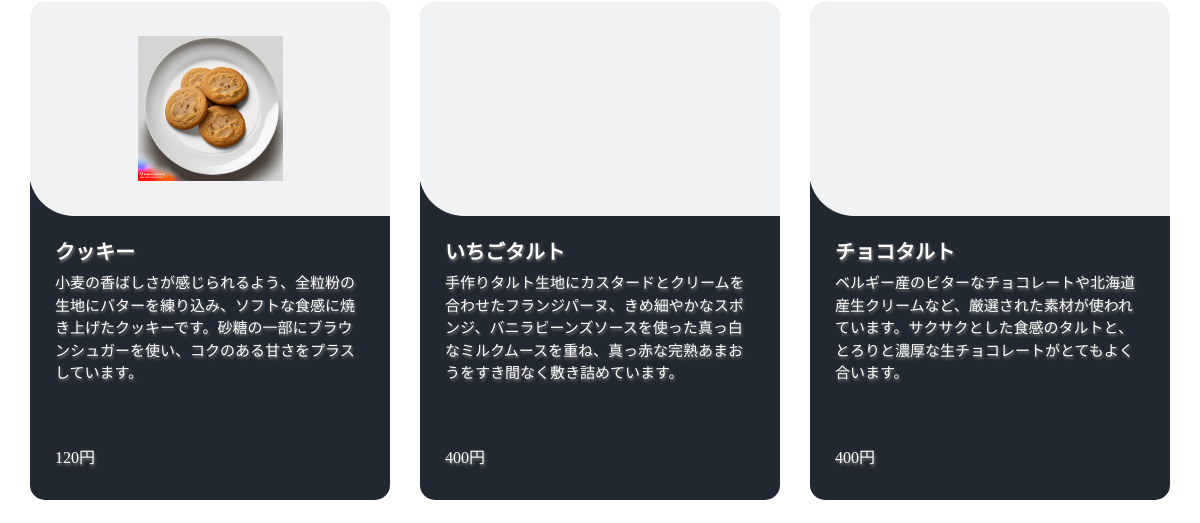
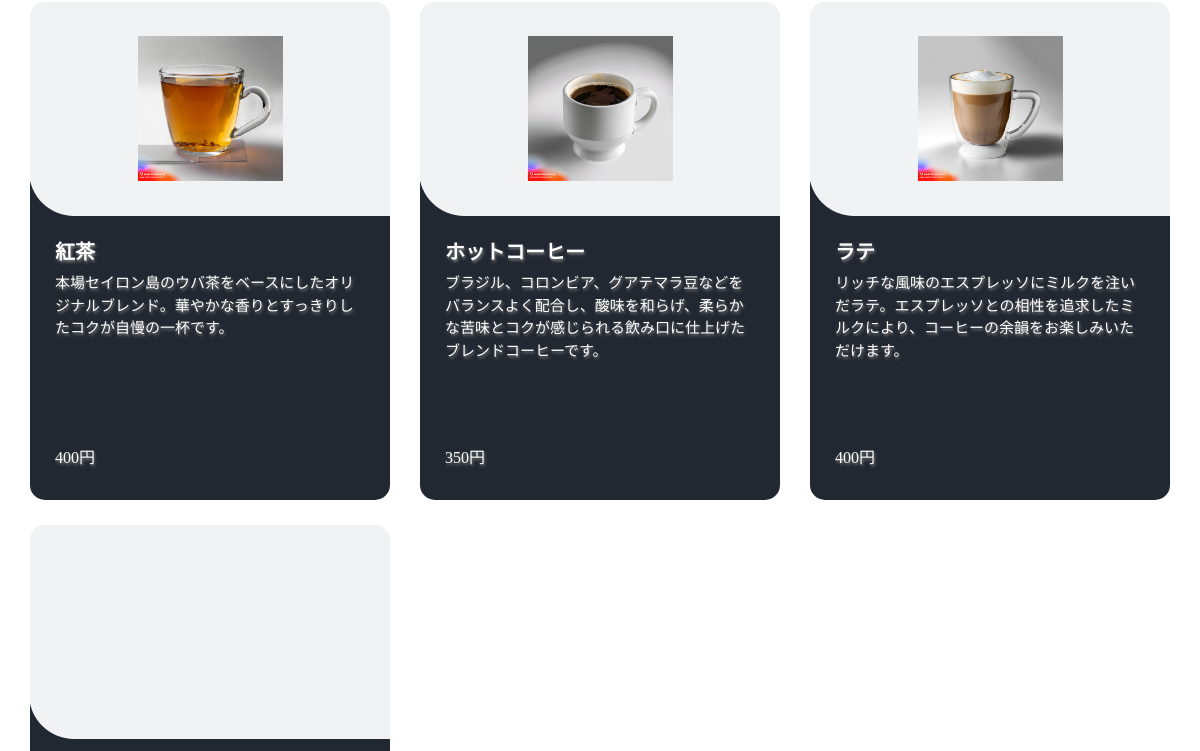
Before: / (middle part) with the older database file (2 pictures, top to bottom).
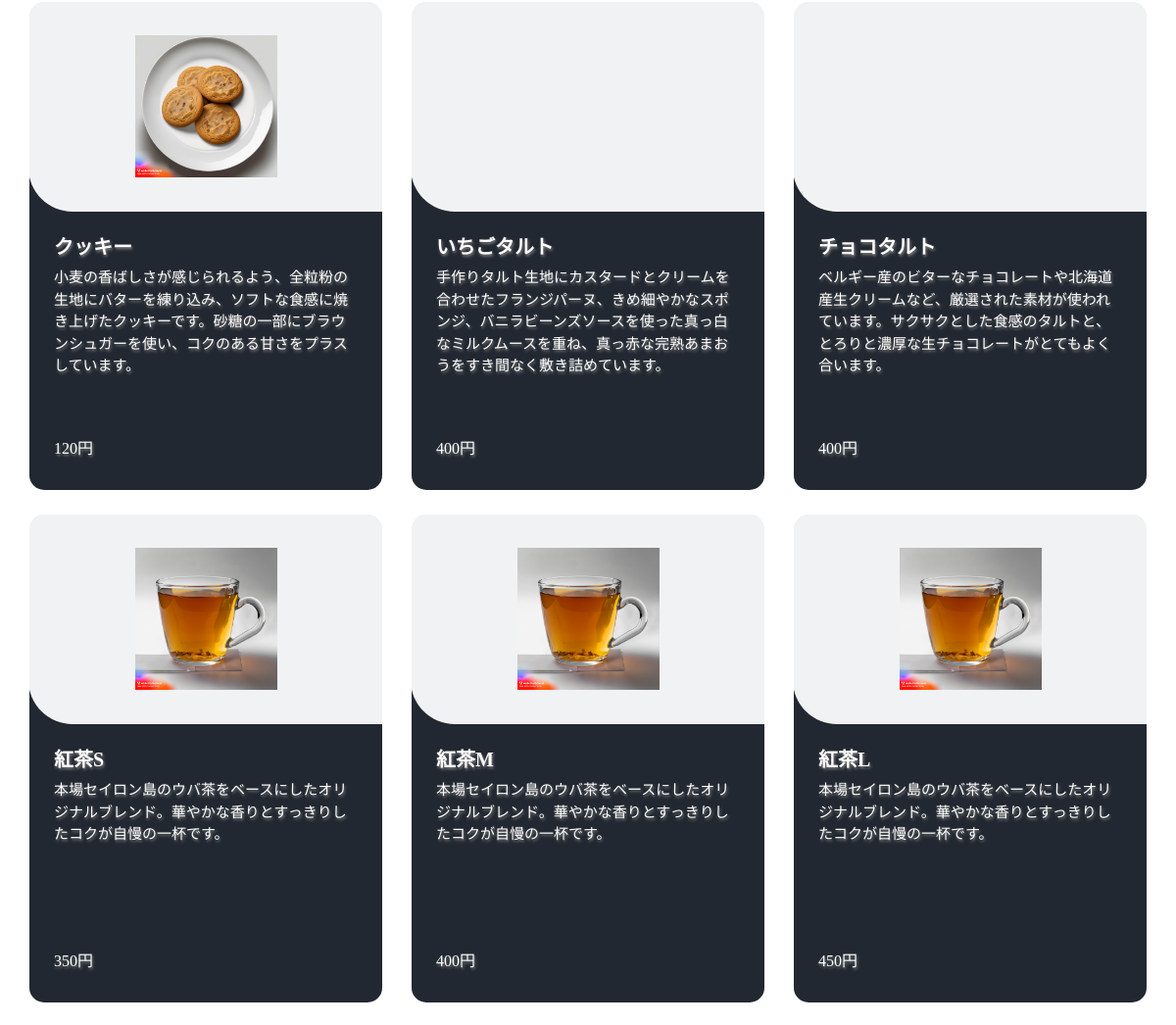
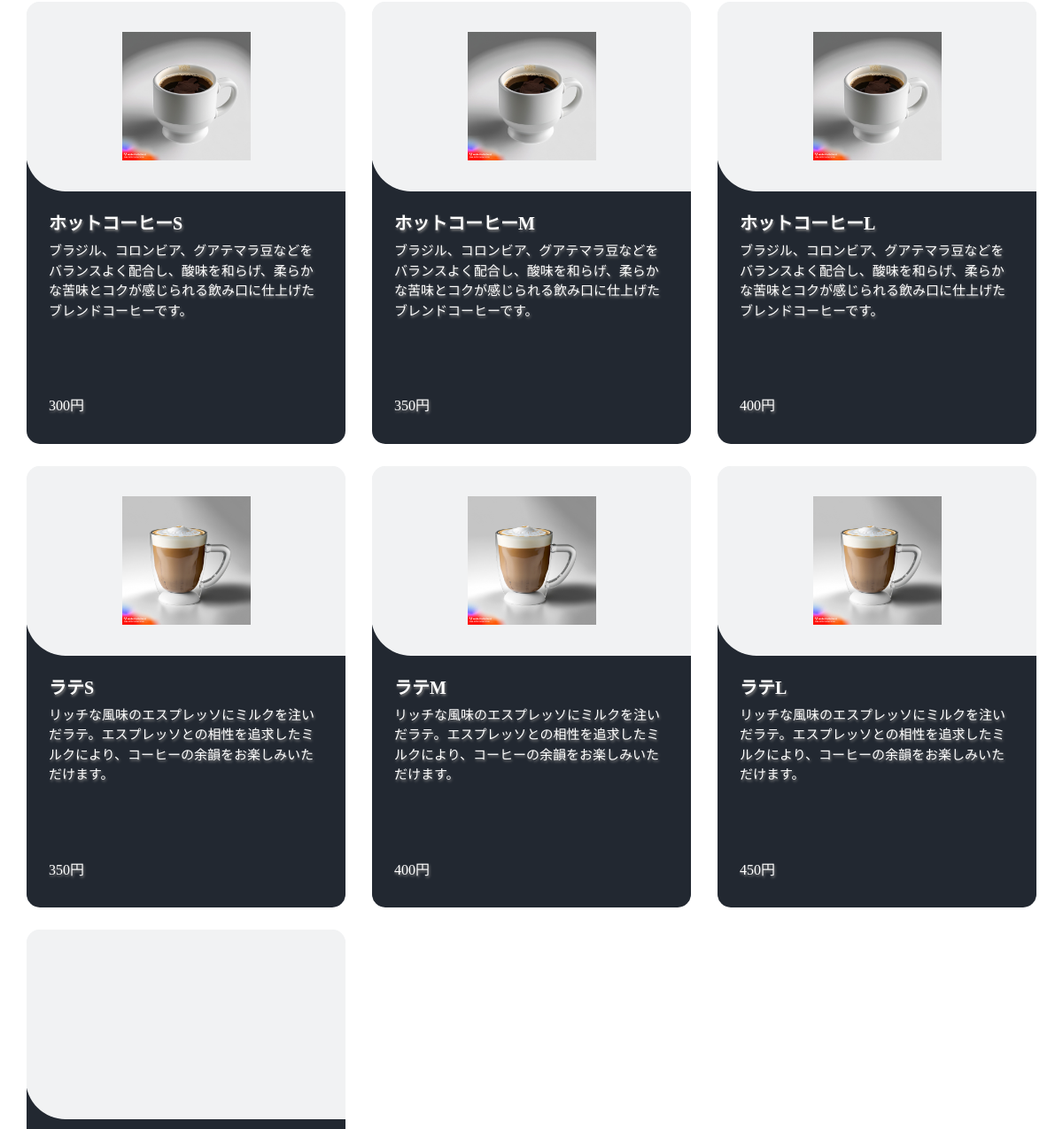
After: the same page with the newer database file (2 pictures, top to bottom).
### tables this page shows
create table product (
    product_id int auto_increment primary key,  
    product_name varchar(100) not null,         
    product_price int not null,                 
    product_genre varchar(50) not null,         
    image_path varchar(200) not null,           
    product_description varchar(500) not null,  
    is_featured bit not null                    
);

### index.php (the view, shortened to what this page needs)
<?php require 'header.php'; ?>
  <section class="food_section layout_padding">
    <div class="container">
      <div class="filters-content">
        <div class="row grid">
          <?php
            foreach($pdo->query('select * from product') as $row){
              if($row['is_featured']){
                echo '<div class="col-sm-6 col-lg-4 all ', $row['product_genre'], '">';
                echo '<div class="box">';
                echo '<div>';
                echo '<div class="img-box">';
                echo '<img src="product_images/', $row['product_genre'], '/', $row['image_path'], '" alt="">';
                echo '</div>';
                echo '<div class="detail-box">';
                echo '<h5>';
                echo $row['product_name'];
                echo '</h5>';
                echo '<p>';
                echo $row['product_description'];
                echo '</p>';
                echo '<div class="options">';
                echo '<h6>';
                echo $row['product_price'],'円';
                echo '</h6>';
                echo '</div>';
                echo '</div>';
                echo '</div>';
                echo '</div>';
                echo '</div>';
              }
            }
          ?>
          <div class="col-sm-6 col-lg-4 all food">
            <div class="box">
              <div>
                <div class="img-box">
                </div>
                <div class="detail-box">
                </div>
              </div>
            </div>
          </div>
      </div>
    </div>
  </section>
<?php require 'footer.php'; ?>

### header.php (shortened to what this page needs)
<!DOCTYPE html>
<html lang="ja">
<head>
  <link href="css\login.css" rel="stylesheet" type="text/css" media="all">
  <link href="https://cdn.jsdelivr.net/npm/bootstrap@5.0.2/dist/css/bootstrap.min.css" rel="stylesheet">
  <link rel="stylesheet" type="text/css" href="css/bootstrap.css" />
  <link rel="stylesheet" type="text/css" href="https://cdnjs.cloudflare.com/ajax/libs/OwlCarousel2/2.3.4/assets/owl.carousel.min.css" />
  <link rel="stylesheet" href="https://cdnjs.cloudflare.com/ajax/libs/jquery-nice-select/1.1.0/css/nice-select.min.css" />
  <link href="css/font-awesome.min.css" rel="stylesheet" />
  <link href="css/responsive.css" rel="stylesheet" />
  <link href="css/style2.css" rel="stylesheet" />
</head>
<body>

### footer.php (shortened to what this page needs)
</body>
</html>

### css/responsive.css (style rules this page uses)
@media (min-width: 1200px) { .container { max-width: 1170px; } }

### css/style2.css (style rules this page uses)
body { font-family: "Open Sans", sans-serif; color: #0c0c0c; background-color: #ffffff; overflow-x: hidden; }
.layout_padding { padding: 90px 0; }
.food_section .box { position: relative; margin-top: 25px; background-color: #ffffff; border-radius: 10px; color: #ffffff; border-radius: 15px; overflow: hidden; background: linear-gradient(to bottom, #f1f2f3 25px, #222831 25px); }
.food_section .box .img-box { background: #f1f2f3; display: -webkit-box; display: -ms-flexbox; display: flex; -webkit-box-pack: center; -ms-flex-pack: center; justify-content: center; -webkit-box-align: center; -ms-flex-align: center; align-items: center; height: 215px; border-radius: 0 0 0 45px; margin: -1px; padding: 25px; }
.food_section .box .img-box img { max-width: 100%; max-height: 145px; -webkit-transition: all .2s; transition: all .2s; }
.food_section .box .detail-box { padding: 25px; }
.food_section .box .detail-box h5 { font-weight: 600; }
.food_section .box .detail-box p { font-size: 15px; }
.food_section .box .detail-box h6 { margin-top: 10px; }
.food_section .box .options { display: -webkit-box; display: -ms-flexbox; display: flex; -webkit-box-pack: justify; -ms-flex-pack: justify; justify-content: space-between; }
body { font-family: uzuraFont; }
.detail-box { text-shadow: 1px 2px 3px #808080; }
.detail-box>p { height: 150px; }

Changed rows visible on the page:
no longer on this page (row edited): product: product_genre+image_path (picture), product_name "紅茶", product_description "本場セイロン島のウバ茶をベースにしたオリジナルブレンド。華やかな香りとすっきりしたコクが自慢の一杯です。", product_price "400"
no longer on this page (row edited): product: product_genre+image_path (picture), product_name "ホットコーヒー", product_description "ブラジル、コロンビア、グアテマラ豆などをバランスよく配合し、酸味を和らげ、柔らかな苦味とコクが感じられる飲み口に仕上げたブレンドコーヒーです。", product_price "350"
no longer on this page (row edited): product: product_genre+image_path (picture), product_name "ラテ", product_description "リッチな風味のエスプレッソにミルクを注いだラテ。エスプレッソとの相性を追求したミルクにより、コーヒーの余韻をお楽しみいただけます。", product_price "400"
now on this page (row edited): product: product_genre+image_path (picture), product_name "紅茶S", product_description "本場セイロン島のウバ茶をベースにしたオリジナルブレンド。華やかな香りとすっきりしたコクが自慢の一杯です。", product_price "350"
added product: product_genre+image_path (picture), product_name "紅茶M", product_description "本場セイロン島のウバ茶をベースにしたオリジナルブレンド。華やかな香りとすっきりしたコクが自慢の一杯です。", product_price "400"
added product: product_genre+image_path (picture), product_name "紅茶L", product_description "本場セイロン島のウバ茶をベースにしたオリジナルブレンド。華やかな香りとすっきりしたコクが自慢の一杯です。", product_price "450"
added product: product_genre+image_path (picture), product_name "ホットコーヒーS", product_description "ブラジル、コロンビア、グアテマラ豆などをバランスよく配合し、酸味を和らげ、柔らかな苦味とコクが感じられる飲み口に仕上げたブレンドコーヒーです。", product_price "300"
added product: product_genre+image_path (picture), product_name "ホットコーヒーM", product_description "ブラジル、コロンビア、グアテマラ豆などをバランスよく配合し、酸味を和らげ、柔らかな苦味とコクが感じられる飲み口に仕上げたブレンドコーヒーです。", product_price "350"
added product: product_genre+image_path (picture), product_name "ホットコーヒーL", product_description "ブラジル、コロンビア、グアテマラ豆などをバランスよく配合し、酸味を和らげ、柔らかな苦味とコクが感じられる飲み口に仕上げたブレンドコーヒーです。", product_price "400"
added product: product_genre+image_path (picture), product_name "ラテS", product_description "リッチな風味のエスプレッソにミルクを注いだラテ。エスプレッソとの相性を追求したミルクにより、コーヒーの余韻をお楽しみいただけます。", product_price "350"
added product: product_genre+image_path (picture), product_name "ラテM", product_description "リッチな風味のエスプレッソにミルクを注いだラテ。エスプレッソとの相性を追求したミルクにより、コーヒーの余韻をお楽しみいただけます。", product_price "400"
added product: product_genre+image_path (picture), product_name "ラテL", product_description "リッチな風味のエスプレッソにミルクを注いだラテ。エスプレッソとの相性を追求したミルクにより、コーヒーの余韻をお楽しみいただけます。", product_price "450"
